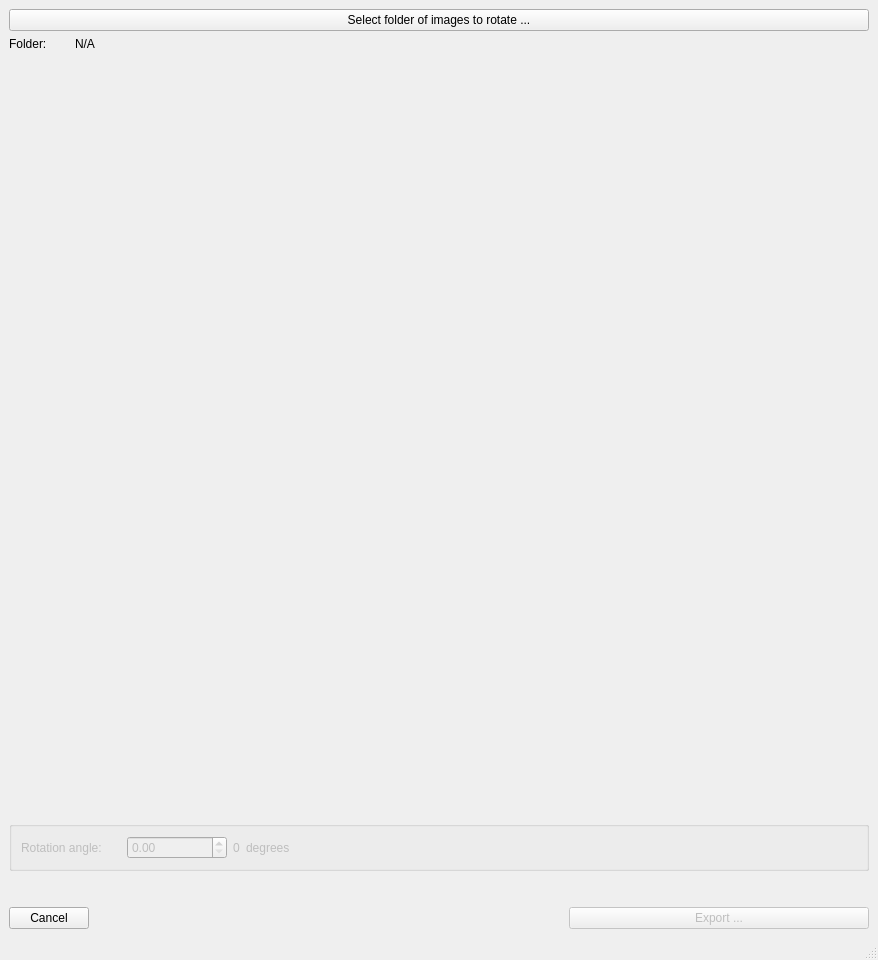
<?xml version="1.0" encoding="UTF-8"?>
<ui version="4.0">
 <class>MainWindow</class>
 <widget class="QMainWindow" name="MainWindow">
  <property name="windowModality">
   <enum>Qt::ApplicationModal</enum>
  </property>
  <property name="geometry">
   <rect>
    <x>0</x>
    <y>0</y>
    <width>878</width>
    <height>960</height>
   </rect>
  </property>
  <property name="windowTitle">
   <string>MainWindow</string>
  </property>
  <widget class="QWidget" name="centralwidget">
   <layout class="QVBoxLayout" name="verticalLayout">
    <item>
     <widget class="QPushButton" name="select_folder_pushButton">
      <property name="text">
       <string>Select folder of images to rotate ...</string>
      </property>
     </widget>
    </item>
    <item>
     <layout class="QHBoxLayout" name="horizontalLayout_2">
      <item>
       <widget class="QLabel" name="label">
        <property name="minimumSize">
         <size>
          <width>60</width>
          <height>0</height>
         </size>
        </property>
        <property name="maximumSize">
         <size>
          <width>60</width>
          <height>16777215</height>
         </size>
        </property>
        <property name="text">
         <string>Folder: </string>
        </property>
       </widget>
      </item>
      <item>
       <widget class="QLabel" name="folder_selected_label">
        <property name="text">
         <string>N/A</string>
        </property>
       </widget>
      </item>
     </layout>
    </item>
    <item>
     <widget class="QWidget" name="widget" native="true">
      <property name="sizePolicy">
       <sizepolicy hsizetype="Preferred" vsizetype="Expanding">
        <horstretch>0</horstretch>
        <verstretch>0</verstretch>
       </sizepolicy>
      </property>
     </widget>
    </item>
    <item>
     <widget class="QGroupBox" name="rotation_angle_groupBox">
      <property name="enabled">
       <bool>false</bool>
      </property>
      <property name="title">
       <string/>
      </property>
      <layout class="QHBoxLayout" name="horizontalLayout_3">
       <item>
        <widget class="QLabel" name="label_2">
         <property name="minimumSize">
          <size>
           <width>100</width>
           <height>0</height>
          </size>
         </property>
         <property name="maximumSize">
          <size>
           <width>100</width>
           <height>16777215</height>
          </size>
         </property>
         <property name="text">
          <string>Rotation angle:</string>
         </property>
        </widget>
       </item>
       <item>
        <widget class="QDoubleSpinBox" name="rotation_doubleSpinBox">
         <property name="minimumSize">
          <size>
           <width>100</width>
           <height>0</height>
          </size>
         </property>
         <property name="maximumSize">
          <size>
           <width>100</width>
           <height>16777215</height>
          </size>
         </property>
        </widget>
       </item>
       <item>
        <widget class="QLabel" name="angle_value">
         <property name="text">
          <string>0</string>
         </property>
        </widget>
       </item>
       <item>
        <widget class="QLabel" name="label_3">
         <property name="text">
          <string>degrees</string>
         </property>
        </widget>
       </item>
       <item>
        <spacer name="horizontalSpacer_2">
         <property name="orientation">
          <enum>Qt::Horizontal</enum>
         </property>
         <property name="sizeHint" stdset="0">
          <size>
           <width>40</width>
           <height>20</height>
          </size>
         </property>
        </spacer>
       </item>
      </layout>
     </widget>
    </item>
    <item>
     <spacer name="verticalSpacer">
      <property name="orientation">
       <enum>Qt::Vertical</enum>
      </property>
      <property name="sizeType">
       <enum>QSizePolicy::Minimum</enum>
      </property>
      <property name="sizeHint" stdset="0">
       <size>
        <width>20</width>
        <height>30</height>
       </size>
      </property>
     </spacer>
    </item>
    <item>
     <layout class="QHBoxLayout" name="horizontalLayout">
      <item>
       <widget class="QPushButton" name="pushButton">
        <property name="text">
         <string>Cancel</string>
        </property>
       </widget>
      </item>
      <item>
       <spacer name="horizontalSpacer">
        <property name="orientation">
         <enum>Qt::Horizontal</enum>
        </property>
        <property name="sizeHint" stdset="0">
         <size>
          <width>40</width>
          <height>20</height>
         </size>
        </property>
       </spacer>
      </item>
      <item>
       <widget class="QPushButton" name="export_button">
        <property name="enabled">
         <bool>false</bool>
        </property>
        <property name="minimumSize">
         <size>
          <width>300</width>
          <height>0</height>
         </size>
        </property>
        <property name="text">
         <string>Export ...</string>
        </property>
       </widget>
      </item>
     </layout>
    </item>
   </layout>
  </widget>
  <widget class="QMenuBar" name="menubar">
   <property name="geometry">
    <rect>
     <x>0</x>
     <y>0</y>
     <width>878</width>
     <height>24</height>
    </rect>
   </property>
  </widget>
  <widget class="QStatusBar" name="statusbar"/>
 </widget>
 <resources/>
 <connections>
  <connection>
   <sender>pushButton</sender>
   <signal>clicked()</signal>
   <receiver>MainWindow</receiver>
   <slot>cancel_clicked()</slot>
   <hints>
    <hint type="sourcelabel">
     <x>82</x>
     <y>920</y>
    </hint>
    <hint type="destinationlabel">
     <x>163</x>
     <y>548</y>
    </hint>
   </hints>
  </connection>
  <connection>
   <sender>select_folder_pushButton</sender>
   <signal>clicked()</signal>
   <receiver>MainWindow</receiver>
   <slot>select_folder_clicked()</slot>
   <hints>
    <hint type="sourcelabel">
     <x>420</x>
     <y>44</y>
    </hint>
    <hint type="destinationlabel">
     <x>5</x>
     <y>193</y>
    </hint>
   </hints>
  </connection>
  <connection>
   <sender>rotation_doubleSpinBox</sender>
   <signal>valueChanged(double)</signal>
   <receiver>MainWindow</receiver>
   <slot>rotation_value_changed()</slot>
   <hints>
    <hint type="sourcelabel">
     <x>185</x>
     <y>809</y>
    </hint>
    <hint type="destinationlabel">
     <x>292</x>
     <y>909</y>
    </hint>
   </hints>
  </connection>
  <connection>
   <sender>export_button</sender>
   <signal>clicked()</signal>
   <receiver>MainWindow</receiver>
   <slot>export_button_clicked()</slot>
   <hints>
    <hint type="sourcelabel">
     <x>659</x>
     <y>904</y>
    </hint>
    <hint type="destinationlabel">
     <x>691</x>
     <y>857</y>
    </hint>
   </hints>
  </connection>
 </connections>
 <slots>
  <slot>cancel_clicked()</slot>
  <slot>display_rotated_images()</slot>
  <slot>slider_value_changed()</slot>
  <slot>select_folder_clicked()</slot>
  <slot>rotation_value_changed()</slot>
  <slot>export_button_clicked()</slot>
 </slots>
</ui>
